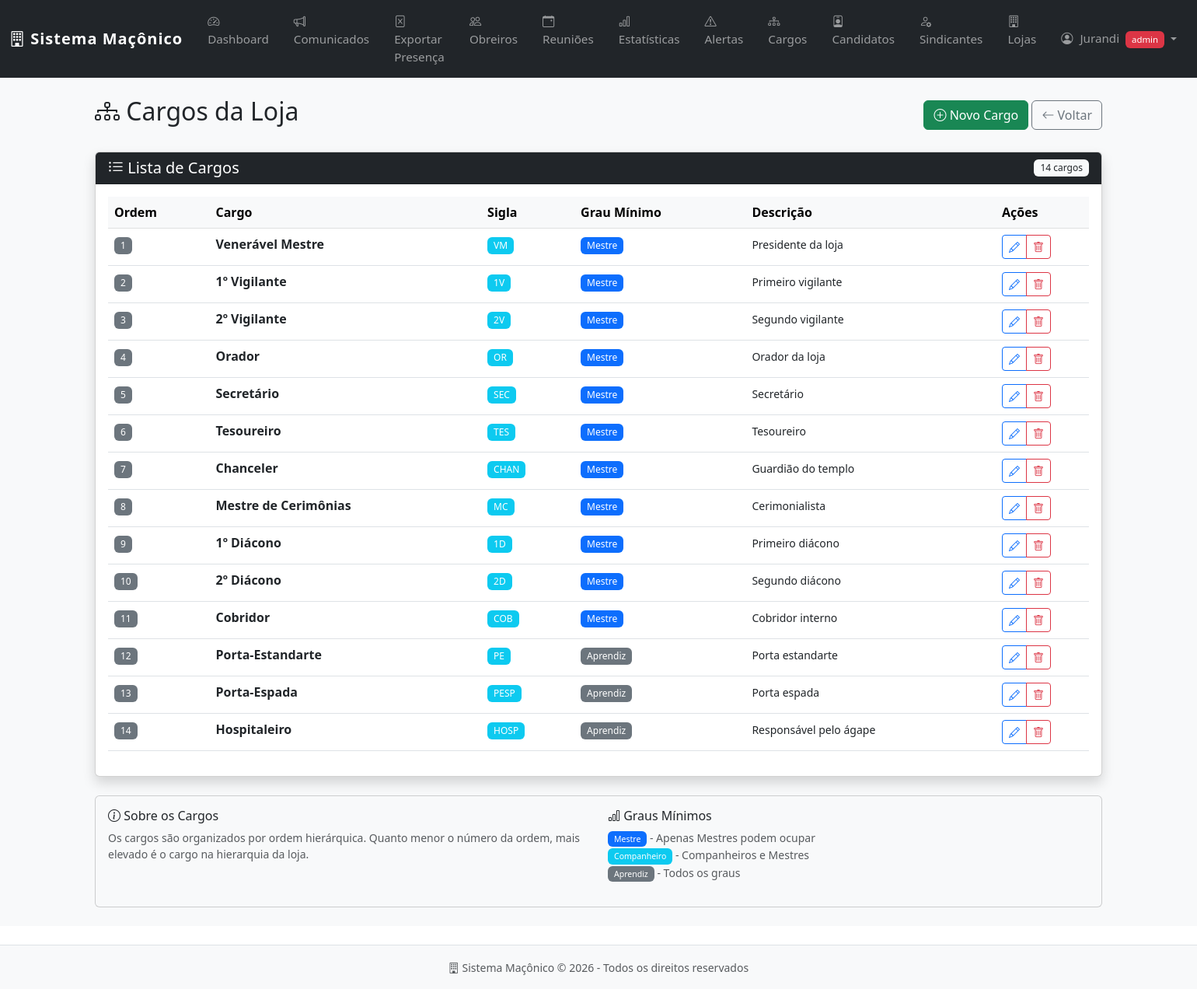
Page /cargos (signed in) on the committed database.
### tables this page shows
CREATE TABLE cargos (
        id INTEGER PRIMARY KEY AUTOINCREMENT,
        nome TEXT NOT NULL,
        sigla TEXT,
        grau_minimo INTEGER DEFAULT 1,
        ordem INTEGER,
        descricao TEXT
    , ativo INTEGER DEFAULT 1);

### app.py (the view)
@app.route("/cargos")
@admin_required
def listar_cargos():
    conn = get_db()
    cursor = conn.cursor()
    cursor.execute("SELECT * FROM cargos ORDER BY ordem")
    cargos = cursor.fetchall()
    conn.close()
    return render_template("cargos/lista.html", cargos=cargos)

### app.py (called while the page is built)
@app.context_processor
def inject_global():
    return {'datetime': datetime, 'now': datetime.now()}

def admin_required(f):
    @wraps(f)
    def decorated_function(*args, **kwargs):
        if "usuario" not in session or session.get("tipo") != "admin":
            flash("Acesso restrito a administradores", "danger")
            return redirect("/dashboard")
        return f(*args, **kwargs)
    return decorated_function

def get_db():
    conn = sqlite3.connect("banco.db")
    conn.row_factory = sqlite3.Row
    return conn

### templates/cargos/lista.html (shortened to what this page needs)
{% extends "base.html" %}
{% block content %}
<div class="container-fluid py-4">
    <div class="container">
        <div class="d-flex justify-content-between align-items-center mb-4">
            <h2>
                <i class="bi bi-diagram-3"></i>
                Cargos da Loja
            </h2>
            <div>
                <a href="/cargos/novo" class="btn btn-success">
                    <i class="bi bi-plus-circle"></i> Novo Cargo
                </a>
                <a href="/obreiros" class="btn btn-outline-secondary">
                    <i class="bi bi-arrow-left"></i> Voltar
                </a>
            </div>
        </div>
        <div class="card shadow">
            <div class="card-header bg-dark text-white d-flex justify-content-between align-items-center">
                <h5 class="mb-0">
                    <i class="bi bi-list-ul"></i>
                    Lista de Cargos
                </h5>
                <span class="badge bg-light text-dark">{{ cargos|length }} cargos</span>
            </div>
            <div class="card-body">
                {% if cargos %}
                    <div class="table-responsive">
                        <table class="table table-hover" id="tabelaCargos">
                            <thead class="table-light">
                                <tr>
                                    <th>Ordem</th>
                                    <th>Cargo</th>
                                    <th>Sigla</th>
                                    <th>Grau Mínimo</th>
                                    <th>Descrição</th>
                                    <th style="width: 120px;">Ações</th>
                                </tr>
                            </thead>
                            <tbody>
                                {% for cargo in cargos %}
                                <tr>
                                    <td>
                                        <span class="badge bg-secondary">{{ cargo.ordem }}</span>
                                    </td>
                                    <td>
                                        <strong>{{ cargo.nome }}</strong>
                                    </td>
                                    <td>
                                        <span class="badge bg-info">{{ cargo.sigla }}</span>
                                    </td>
                                    <td>
                                        {% if cargo.grau_minimo == 3 %}
                                            <span class="badge bg-primary">Mestre</span>
                                        {% elif cargo.grau_minimo == 2 %}
                                            <span class="badge bg-info">Companheiro</span>
                                        {% else %}
                                            <span class="badge bg-secondary">Aprendiz</span>
                                        {% endif %}
                                    </td>
                                    <td>
                                        <small>{{ cargo.descricao or '-' }}</small>
                                    </td>
                                    <td>
                                        <div class="btn-group btn-group-sm">
                                            <a href="/cargos/editar/{{ cargo.id }}"
                                               class="btn btn-outline-primary"
                                               title="Editar">
                                                <i class="bi bi-pencil"></i>
                                            </a>
                                            <a href="/cargos/excluir/{{ cargo.id }}"
                                               class="btn btn-outline-danger"
                                               onclick="return confirm('Excluir este cargo? Esta ação não poderá ser desfeita.')"
                                               title="Excluir">
                                                <i class="bi bi-trash"></i>
                                            </a>
                                        </div>
                                    </td>
                                </tr>
                                {% endfor %}
                            </tbody>
                        </table>
                    </div>
                {% else %}
                    <div class="text-center py-5">
                        <i class="bi bi-diagram-3 text-muted" style="font-size: 4rem;"></i>
                        <h5 class="text-muted mt-3">Nenhum cargo cadastrado</h5>
                        <p>Clique em "Novo Cargo" para adicionar o primeiro cargo.</p>
                    </div>
                {% endif %}
            </div>
        </div>
        <div class="card mt-4 bg-light">
            <div class="card-body">
                <div class="row">
                    <div class="col-md-6">
                        <h6><i class="bi bi-info-circle"></i> Sobre os Cargos</h6>
                        <p class="small text-muted">
                            Os cargos são organizados por ordem hierárquica. Quanto menor o número da ordem,
                            mais elevado é o cargo na hierarquia da loja.
                        </p>
                    </div>
                    <div class="col-md-6">
                        <h6><i class="bi bi-bar-chart"></i> Graus Mínimos</h6>
                        <p class="small text-muted">
                            <span class="badge bg-primary">Mestre</span> - Apenas Mestres podem ocupar<br>
                            <span class="badge bg-info">Companheiro</span> - Companheiros e Mestres<br>
                            <span class="badge bg-secondary">Aprendiz</span> - Todos os graus
                        </p>
                    </div>
                </div>
            </div>
        </div>
    </div>
</div>
{% endblock %}

### templates/base.html (style rules this page uses)
.badge { font-weight: 500; padding: 5px 8px; }

### rows in the picture
cargos: ordem "1", nome "Venerável Mestre", sigla "VM", grau_minimo "Mestre", descricao "Presidente da loja"
cargos: ordem "2", nome "1º Vigilante", sigla "1V", grau_minimo "Mestre", descricao "Primeiro vigilante"
cargos: ordem "3", nome "2º Vigilante", sigla "2V", grau_minimo "Mestre", descricao "Segundo vigilante"
cargos: ordem "4", nome "Orador", sigla "OR", grau_minimo "Mestre", descricao "Orador da loja"
cargos: ordem "5", nome "Secretário", sigla "SEC", grau_minimo "Mestre", descricao "Secretário"
cargos: ordem "6", nome "Tesoureiro", sigla "TES", grau_minimo "Mestre", descricao "Tesoureiro"
cargos: ordem "7", nome "Chanceler", sigla "CHAN", grau_minimo "Mestre", descricao "Guardião do templo"
cargos: ordem "8", nome "Mestre de Cerimônias", sigla "MC", grau_minimo "Mestre", descricao "Cerimonialista"
cargos: ordem "9", nome "1º Diácono", sigla "1D", grau_minimo "Mestre", descricao "Primeiro diácono"
cargos: ordem "10", nome "2º Diácono", sigla "2D", grau_minimo "Mestre", descricao "Segundo diácono"
cargos: ordem "11", nome "Cobridor", sigla "COB", grau_minimo "Mestre", descricao "Cobridor interno"
cargos: ordem "12", nome "Porta-Estandarte", sigla "PE", grau_minimo "Aprendiz", descricao "Porta estandarte"
cargos: ordem "13", nome "Porta-Espada", sigla "PESP", grau_minimo "Aprendiz", descricao "Porta espada"
cargos: ordem "14", nome "Hospitaleiro", sigla "HOSP", grau_minimo "Aprendiz", descricao "Responsável pelo ágape"

### other values in the picture
{{ session.tipo }} "admin"
{{ cargos|length }} "14"
